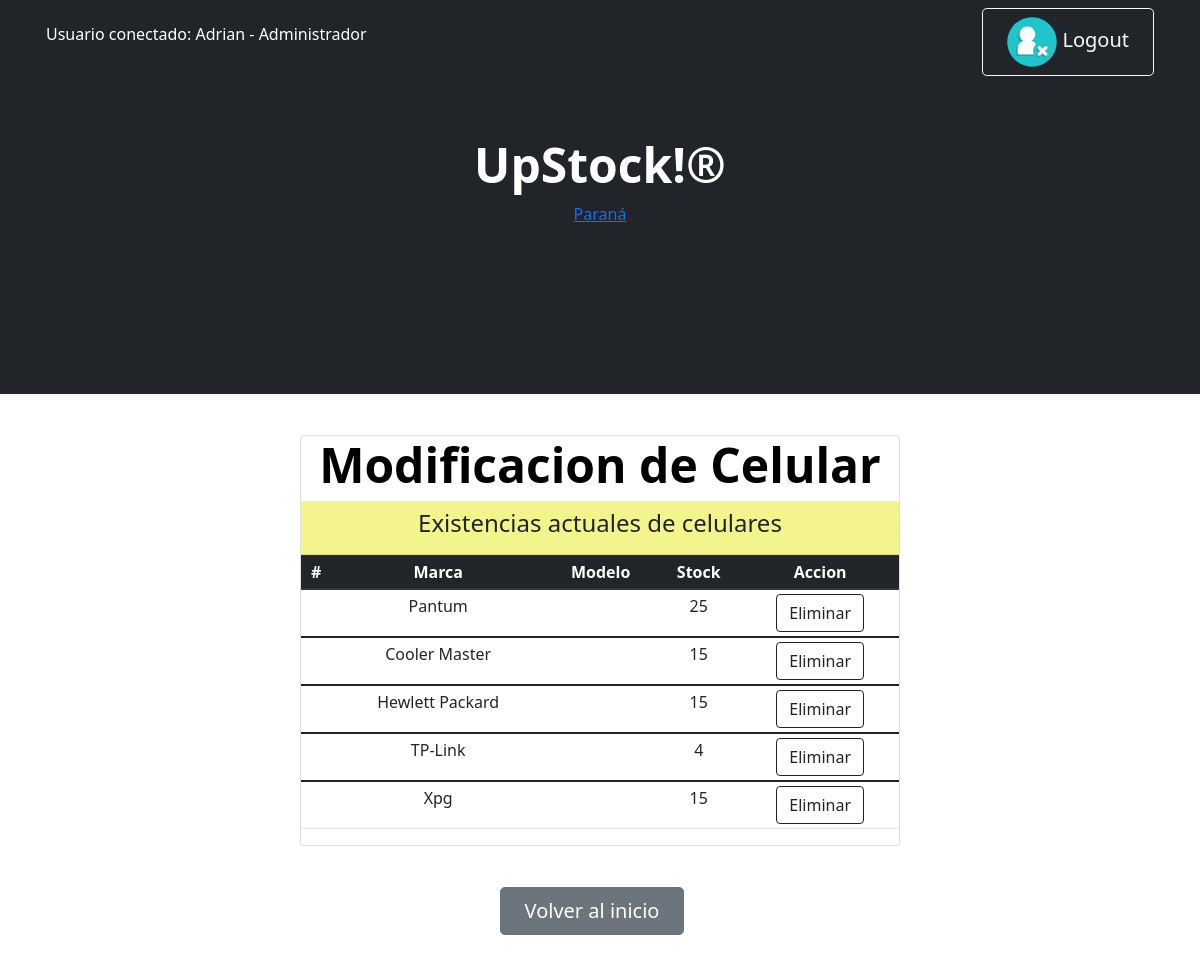
The page /upstock/show_ins_del/ (signed in) on the database its author committed.
### Miapp/models.py (models this page shows, shortened)
class Insumos (models.Model):
    tipo= models.CharField (max_length=50)
    marca= models.CharField (max_length=50)
    stock= models.IntegerField ()

### Miapp/views.py (the view)
# urls.py: path('show_ins_del/',show_ins_del,name="show_ins_del"),
@permission_required('Miapp.delete_insumos', raise_exception=True)
@login_required(login_url='Inicio')
def show_ins_del(request):
    lista=Insumos.objects.all()
    return render(request,"show_ins_del.html",{"Insumos":lista})

### Miapp/templates/show_ins_del.html
{% extends 'padre.html' %}
{% load static %}
{% block Contenido_cambiante %}
<h1 class="display-5 fw-bolder text-black mb-2"> Modificacion de Celular</h1>
<div class="card-header" style="background-color: rgba(244, 244, 136, 0.957);">
  <h4>Existencias actuales de celulares</h4>
</div>
    <table class="table table-sm">
        <thead class="thead-dark">
          <tr>
            <th scope="col">#</th>
            <th scope="col">Marca</th>
            <th scope="col">Modelo</th>
            <th scope="col">Stock</th>
            <th scope="col">Accion</th>
          </tr>
        </thead>
        {% for items in Insumos %}
        <tbody>
          <tr>
            <th scope="row">{{celus.id}}</th>
            <td>{{items.marca}}</td>
            <td>{{items.modelo}}</td>
            <td>{{items.stock}}</td>
            <td><div><form action="{% url 'eliminar_insumos' items.id %}" method="POST">{% csrf_token %}
                <button class="btn btn-outline-dark">Eliminar</button>
            </form></div></td>
          </tr>
        </tbody>
        {% endfor %}
    </table>
    {% endblock %}

### Miapp/templates/padre.html (shortened to what this page needs)
<!DOCTYPE html>
<html lang="en">
    <head>
        {% load static %}
        <link rel="stylesheet" href="https://cdn.jsdelivr.net/npm/bootstrap@4.0.0/dist/css/bootstrap.min.css"
>
        <link href="https://cdn.jsdelivr.net/npm/bootstrap-icons@1.4.1/font/bootstrap-icons.css" rel="stylesheet" />
        <link href="{%static 'css/styles.css'%}" rel="stylesheet" />
    </head>
    <body id="divconfondo">
            <nav class="navbar navbar-expand-lg navbar-dark bg-dark">
            <div class="container px-3">
            {% if user.is_authenticated %}
                    <p style="color:white"> Usuario conectado: {{user.username}} - {{user.groups.all.0}}</p>
                    <a class="btn btn-outline-light btn-lg px-4" href="{% url 'Logout' %}"> <img class="icon input-icon" src="{% static 'assets/logout.svg' %}" alt=""> Logout</a>
            {% endif %}
        </nav>
        <header class="bg-dark py-1">
            <div class="container px-1">
                <div class="row  justify-content-center">
                    <div class="col-lg-6">
                        <div class="text-center my-5">
                            <h1 class="display-5 fw-bolder text-white mb-2">UpStock!®</h1>
                                 <div id="tw_19_1704680239">
                                <div style="width:120px; height:140px; margin: 0 auto;">
                                <a href="https://hotelmix.es/time/parana-30036">Paraná</a><br/></div></div>
                        </div>
                    </div>
                </div>
            </div>
        </header>
        <div class="text-center py-3"  >
            <div id="tarjeta" class="card">
                {% block Contenido_cambiante %}
                {% endblock Contenido_cambiante %}
            </div>
        </div>
        <div id="botoninicio" class="text-center">
    <a class="btn btn-secondary btn-lg px-4 me-sm-3" href="{% url 'Inicio'%}">Volver al inicio</a>
    </div>

### rows shown on the page
Insumos: marca "Pantum", stock "25"
Insumos: marca "Cooler Master", stock "15"
Insumos: marca "Hewlett Packard", stock "15"
Insumos: marca "TP-Link", stock "4"
Insumos: marca "Xpg", stock "15"

### other values the page prints
{{ user.username }} "Adrian"
{{ user.groups.all.0 }} "Administrador"
